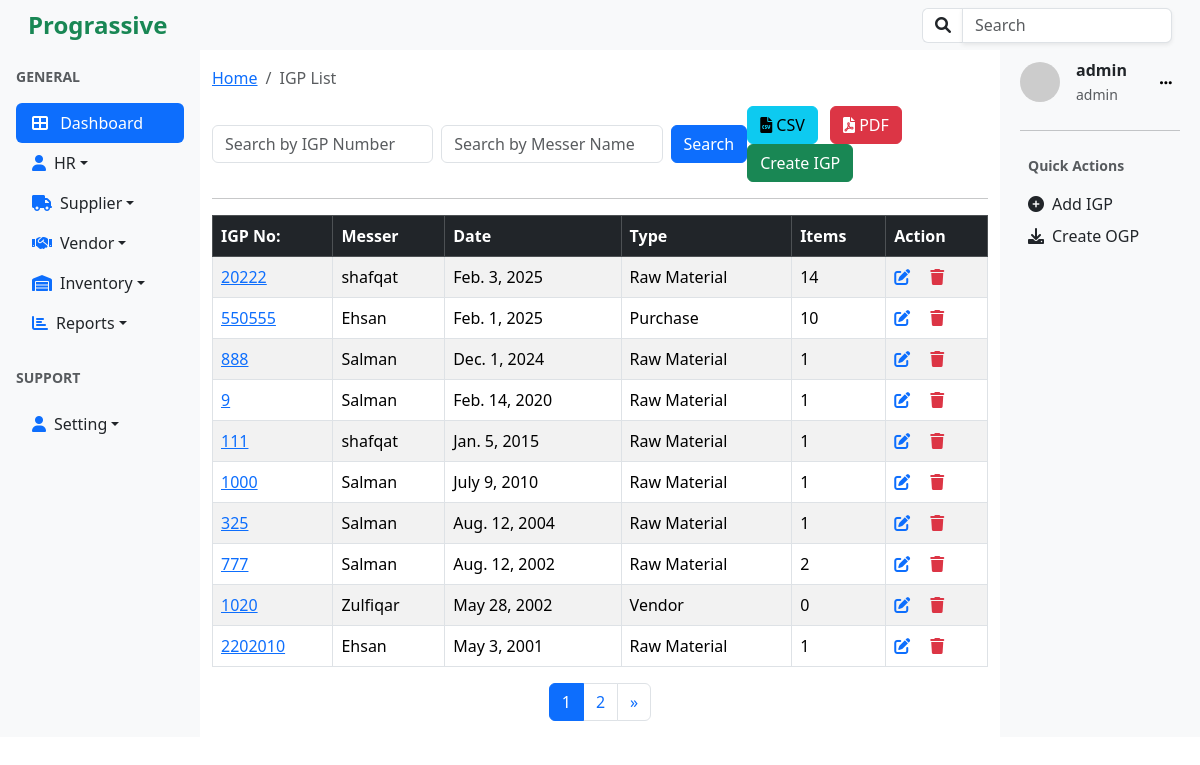
Page /igp/list/ (signed in) on the earlier database version.
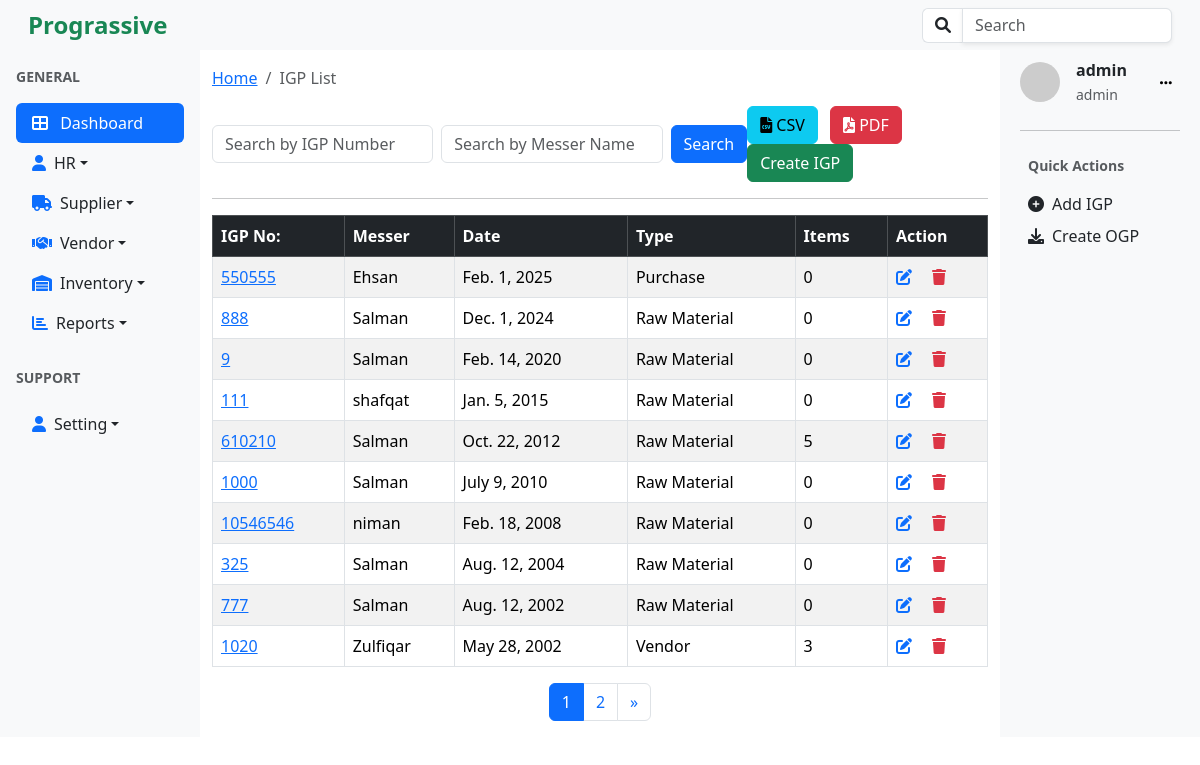
Same page on the later database version.
### igp/models.py (models this page shows, shortened)
class IGP(models.Model):
    igp_number = models.CharField(max_length=20, unique=True)
    messer = models.ForeignKey(Supplier,on_delete=models.CASCADE)
    date = models.DateField(default=timezone.now)
    vehicle_number = models.CharField(max_length=20, blank=True, null=True)
    vehicle_type = models.CharField(max_length=50, blank=True, null=True)
    driver_name = models.CharField(max_length=50, blank=True, null=True)
    driver_contact = models.CharField(max_length=15, blank=True, null=True)
    category=models.ForeignKey(Category, on_delete=models.CASCADE)
    address=models.CharField(max_length=100, null=False, blank=False)
    created_by = models.ForeignKey(User, on_delete=models.CASCADE, null=True, blank=True)
    created_at = models.DateTimeField(auto_now_add=True, null=True, blank=True )
    updated_at = models.DateTimeField(auto_now=True, null=True, blank=True)

### suppliers/models.py (models this page shows)
class Supplier(models.Model):
    name=models.CharField(max_length=20, blank=False, unique=True)
    phone=models.CharField(max_length=15)
    address =models.CharField(max_length=100, blank=True, null=True)
    def __str__(self):
        return self.name

### categories/models.py (models this page shows)
class Category(models.Model):
    name=models.CharField(max_length=30, null=False, blank=False, unique=True)
    description = models.TextField(null=True, blank=True)
    def __str__(self):
        return self.name

### accounts/models.py (models this page shows, shortened)
class User(AbstractUser):
    role = models.ForeignKey(Role, on_delete=models.SET_NULL, null=True, blank=True)

class Role(models.Model):
    ADMIN = 'admin'
    HR = 'hr'
    STAFF = 'staff'
    ROLE_CHOICES = [
        (ADMIN, 'Admin'),
        (HR, 'HR'),
        (STAFF, 'Staff'),
    ]
    name = models.CharField(max_length=50, choices=ROLE_CHOICES, default=STAFF)
    description = models.TextField(blank=True)
    def __str__(self):
        return self.name

### utils/decorators.py (the view, shortened to what this page needs)
        def _wrapped_view(request, *args, **kwargs):
            return view_func(request, *args, **kwargs)

### igp/views.py (called while the page is built)
@login_required
@role_required('staff','hr','admin')
def igp_list(request):
    filters = {
        'igp_number': 'igp_number',
        'messer__name':'messer',
    }
    igp_list, search_params = search_and_paginate(
        request,
        model=IGP,
        filters=filters,
        ordering='-date',
        per_page=10,
    )
    return render(request, 'igp_list.html', {
        'igp_list': igp_list,
        'search_params': search_params,
        'search_active': bool(search_params),
    })

### utils/helpers.py (called while the page is built)
def search_and_paginate(request, model, filters=None, ordering=None, per_page=10):
    query = Q()
    search_params = {}
    if filters:
        for field, value in filters.items():
            search_value = request.GET.get(value, '').strip()
            if search_value:
                query &= Q(**{f"{field}__icontains": search_value})
                search_params[value] = search_value
    queryset = model.objects.filter(query).order_by(ordering if ordering else '-id')
    paginator = Paginator(queryset, per_page)
    page_number = request.GET.get('page')
    paginated_queryset = paginator.get_page(page_number)
    return paginated_queryset, search_params

### igp/templates/igp_list.html (shortened to what this page needs)
{% extends 'base.html' %}
{% block content %}
<nav aria-label="breadcrumb" class="my-3">
  <ol class="breadcrumb">
    <li class="breadcrumb-item"><a href="{% url 'home'%}">Home</a></li>
    <li class="breadcrumb-item active" aria-current="page">IGP List</li>
  </ol>
</nav>
<div class="d-flex justify-content-between align-items-center mb-3">
    <form class="d-flex" method="GET" action="{% url 'igp_list' %}">
        <input type="text" name="igp_number" class="form-control me-2" placeholder="Search by IGP Number" value="{{ request.GET.igp_number|default_if_none:'' }}">
        <input type="text" name="messer" class="form-control me-2" placeholder="Search by Messer Name" value="{{ request.GET.messer|default_if_none:'' }}">
        <button type="submit" class="btn btn-primary">Search</button>
    </form>
    <div>
        <a href="{% url 'export_igp_csv' %}" class="btn btn-info me-2" title="Export CSV">
            <i class="fa fa-file-csv"></i> CSV
        </a>
        <a href="{% url 'export_igp_pdf' %}" class="btn btn-danger me-2" title="Export PDF">
            <i class="fa fa-file-pdf"></i> PDF
        </a>
        <a href="{% url 'create_igp' %}" class="btn btn-success">Create IGP</a>
    </div>
</div>
<hr />
<div class="table-responsive">
    <table class="table table-bordered table-striped table-hover">
        <thead class="table-dark">
            <tr>
                <th scope="col">IGP No:</th>
                <th scope="col">Messer</th>
                <th scope="col">Date</th>
                <th scope="col">Type</th>
                <th scope="col">Items</th>
                <th scope="col">Action</th>
            </tr>
        </thead>
        <tbody>
            {% for igp in igp_list %}
                <tr>
                    <td><a href="{% url 'igp_item_list' igp.igp_number %}" >
                        {{ igp.igp_number }} </a></td>
                    <td>{{ igp.messer }}</td>
                    <td>{{ igp.date }}</td>
                    <td>{{ igp.category }}</td>
                    <td>
                        {{ igp.items.count }}
                  </td>
                    <td>
                        <a href="{% url 'update_igp' igp.id %}" class="text-primary" title="Edit"><i class="fa fa-edit"></i></a>
                        <a href="{% url 'delete_igp' igp.id %}" class="text-danger ms-3" title="Delete"><i class="fa fa-trash"></i></a>
                    </td>
                </tr>
            {% endfor %}
        </tbody>
    </table>
</div>
<div class="d-flex justify-content-center">
  <nav aria-label="Page navigation">
      <ul class="pagination">
          {% for num in igp_list.paginator.page_range %}
          <li class="page-item {% if num == igp_list.number %}active{% endif %}">
              <a class="page-link" href="?page={{ num }}">{{ num }}</a>
          </li>
          {% endfor %}
          {% if igp_list.has_next %}
          <li class="page-item">
              <a class="page-link" href="?page={{ igp_list.next_page_number }}" aria-label="Next">
                  <span aria-hidden="true">&raquo;</span>
              </a>
          </li>
          {% endif %}
      </ul>
  </nav>
</div>
{% endblock %}

### templates/base.html (shortened to what this page needs)
{% load static %}
<!doctype html>
<html lang="en">
  <head>
    <link href="https://cdn.jsdelivr.net/npm/bootstrap@5.3.3/dist/css/bootstrap.min.css" rel="stylesheet">
    <link href="https://cdnjs.cloudflare.com/ajax/libs/font-awesome/6.0.0/css/all.min.css" rel="stylesheet">
    <link href="{% static 'assets/css/style.css'%}" rel="stylesheet">
    <link href="{% static 'assets/css/header.css'%}" rel="stylesheet">
  </head>
  <body>
    <div class="container-fluid">
      {% include 'header.html'%}
      <div class="row">
        <div class="col-md-2 col-lg-2 d-none d-lg-block p-0 bg-light">
          {% include 'left_sidebar.html'%}
        </div>
        <div class="col-md-12 col-lg-8 col-12" id="content-area">
          {% block content%}
          {% endblock%}
        </div>
        <div class="col-md-2 col-lg-2 d-none d-lg-block bg-light">
          {% include 'right_sidebar.html'%}
        </div>
      </div>
    </div>
  </body>
</html>

### templates/header.html (shortened to what this page needs)
<div class="row align-items-center bg-light" style="height:50px;">
  <div class="col-6 d-flex align-items-center">
    <span class="fs-4 fw-bold text-success ms-md-3" id="logo">Prograssive</span>
  </div>
  <div class="col-6 text-end">
    <form class="d-flex align-items-center justify-content-end me-3">
      <div class="input-group" style="max-width: 250px;">
        <span class="input-group-text bg-white border-end-0">
          <i class="fa fa-search"></i>
        </span>
        <input class="form-control shadow-sm"
               type="search"
               placeholder="Search"
               aria-label="Search"
               style="height: 35px;">
      </div>
    </form>
  </div>
</div>

### templates/left_sidebar.html (shortened to what this page needs)
<div class="bg-light d-flex flex-column flex-shrink-0 p-3"  >
  <p class="text-muted small fw-bold">GENERAL</p>
  <ul class="nav nav-pills flex-column mb-auto">
    <li class="nav-item">
      <a href="{% url 'home' %}" class="nav-link active bg-primary text-white">
        <i class="fa fa-th-large me-2"></i> Dashboard
      </a>
    </li>
    <li class="nav-item dropdown">
      <a href="#hrcollapse" class="nav-link text-dark dropdown-toggle d-flex align-items-center" id="hrdropdown" data-bs-toggle="collapse" aria-expanded="false" aria-controls="hrcollapse">
        <i class="fa fa-user me-2 text-primary"></i>
        <span>HR</span>
      </a>
    </li>
    <li class="nav-item dropdown">
      <a href="#suppliercollapse" class="nav-link text-dark dropdown-toggle d-flex align-items-center" id="supplierdropdown" data-bs-toggle="collapse" aria-expanded="false" aria-controls="suppliercollapse">
        <i class="fa fa-truck me-2 text-primary"></i>
        <span>Supplier</span>
      </a>
    </li>
    <li class="nav-item dropdown">
      <a href="#vendorcollapse" class="nav-link text-dark dropdown-toggle d-flex align-items-center"
       id="vendordropdown" data-bs-toggle="collapse" aria-expanded="false" aria-controls="vendorcollapse">
        <i class="fa fa-handshake me-2 text-primary"></i>
        <span>Vendor</span>
      </a>
    </li>
    <li class="nav-item dropdown">
      <a href="#incollapse" class="nav-link text-dark dropdown-toggle d-flex align-items-center" id="indropdown" data-bs-toggle="collapse" aria-expanded="false" aria-controls="incollapse">
        <i class="fa fa-warehouse me-2 text-primary"></i>
        <span>Inventory</span>
      </a>
    </li>
    <li class="nav-item dropdown">
      <a href="#reportscollapse" class="nav-link text-dark dropdown-toggle d-flex align-items-center"
      id="reportsdropdown" data-bs-toggle="collapse" aria-expanded="false" aria-controls="reportscollapse">
        <i class="fa fa-chart-bar me-2 text-primary"></i>
        <span>Reports</span>
      </a>
    </li>
  </ul>
  <p class="text-muted small fw-bold mt-4">SUPPORT</p>
  <ul class="nav nav-pills flex-column" >
      <li class="nav-item dropdown">
        <a href="#settingcollapse" class="nav-link text-dark dropdown-toggle d-flex align-items-center"
        id="settingdropdown" data-bs-toggle="collapse" aria-expanded="false" aria-controls="settingcollapse">
          <i class="fa fa-user me-2 text-primary"></i>
          <span>Setting</span>
        </a>
      </li>
</div>

### templates/right_sidebar.html (shortened to what this page needs)
<div class=" bg-light p-2">
  <div class="d-flex align-items-center mb-4 ml-2">
    <img
      src="https://ui-avatars.com/api/?name={{user.username}}"
      alt="User Avatar"
      class="rounded-circle me-3"
      width="40"
    />
    <div>
      <p class="mb-0 fw-bold">{{user.username}}</p>
      <small class="text-muted">{{user.role}}</small>
    </div>
    <div class="dropdown ms-auto">
    <button class="btn btn-light btn-sm ms-auto "  id="dropdownMenuButton" data-bs-toggle="dropdown" aria-expanded="false" style="box-shadow: none; border:1px;">
      <i class="fa fa-ellipsis-h"></i>
    </button>
</div>
  </div>
  <hr />
  <div class="mb-4 p-2">
    <p class="text-muted small fw-bold">Quick Actions</p>
    <ul class="list-unstyled">
      <li class="mb-2">
        <a href="{% url 'create_igp'%}" class="d-flex align-items-center text-dark text-decoration-none">
          <i class="fa fa-plus-circle me-2"></i> Add IGP
        </a>
      </li>
      <li>
        <a href="#" class="d-flex align-items-center text-dark text-decoration-none">
          <i class="fa fa-download me-2"></i> Create OGP
        </a>
      </li>
    </ul>
  </div>
</div>

Differences in the rows shown:
removed IGP: igp_number "20222", messer "shafqat", date "Feb. 3, 2025", category "Raw Material", items.count "14"
removed IGP: igp_number "2202010", messer "Ehsan", date "May 3, 2001", category "Raw Material", items.count "1"
changed IGP "Feb. 1, 2025": items.count "10" → "0"
changed IGP "Dec. 1, 2024": items.count "1" → "0"
changed IGP "Feb. 14, 2020": items.count "1" → "0"
changed IGP "Jan. 5, 2015": items.count "1" → "0"
added IGP: igp_number "610210", messer "Salman", date "Oct. 22, 2012", category "Raw Material", items.count "5"
changed IGP "July 9, 2010": items.count "1" → "0"
added IGP: igp_number "10546546", messer "niman", date "Feb. 18, 2008", category "Raw Material", items.count "0"
changed IGP "Aug. 12, 2004": items.count "1" → "0"
changed IGP "Aug. 12, 2002": items.count "2" → "0"
changed IGP "May 28, 2002": items.count "0" → "3"
